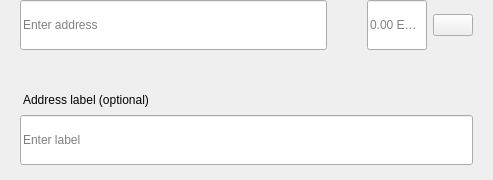
<?xml version="1.0" encoding="UTF-8"?>
<ui version="4.0">
 <class>SendMultiRow</class>
 <widget class="QWidget" name="SendMultiRow">
  <property name="geometry">
   <rect>
    <x>0</x>
    <y>0</y>
    <width>493</width>
    <height>180</height>
   </rect>
  </property>
  <property name="minimumSize">
   <size>
    <width>0</width>
    <height>0</height>
   </size>
  </property>
  <property name="maximumSize">
   <size>
    <width>16777215</width>
    <height>16777215</height>
   </size>
  </property>
  <property name="windowTitle">
   <string>Form</string>
  </property>
  <layout class="QVBoxLayout" name="verticalLayout_3">
   <property name="spacing">
    <number>0</number>
   </property>
   <property name="leftMargin">
    <number>0</number>
   </property>
   <property name="topMargin">
    <number>0</number>
   </property>
   <property name="rightMargin">
    <number>20</number>
   </property>
   <property name="bottomMargin">
    <number>5</number>
   </property>
   <item alignment="Qt::AlignTop">
    <widget class="QWidget" name="widget" native="true">
     <property name="sizePolicy">
      <sizepolicy hsizetype="Expanding" vsizetype="Maximum">
       <horstretch>0</horstretch>
       <verstretch>0</verstretch>
      </sizepolicy>
     </property>
     <property name="minimumSize">
      <size>
       <width>0</width>
       <height>60</height>
      </size>
     </property>
     <property name="maximumSize">
      <size>
       <width>16777215</width>
       <height>85</height>
      </size>
     </property>
     <layout class="QHBoxLayout" name="horizontalLayout" stretch="6,0,2">
      <property name="spacing">
       <number>0</number>
      </property>
      <property name="leftMargin">
       <number>8</number>
      </property>
      <property name="topMargin">
       <number>0</number>
      </property>
      <property name="rightMargin">
       <number>0</number>
      </property>
      <property name="bottomMargin">
       <number>0</number>
      </property>
      <item alignment="Qt::AlignTop">
       <widget class="QStackedWidget" name="stackedAddress">
        <property name="minimumSize">
         <size>
          <width>0</width>
          <height>50</height>
         </size>
        </property>
        <property name="maximumSize">
         <size>
          <width>16777215</width>
          <height>50</height>
         </size>
        </property>
        <widget class="QWidget" name="page_4">
         <property name="sizePolicy">
          <sizepolicy hsizetype="Expanding" vsizetype="Preferred">
           <horstretch>0</horstretch>
           <verstretch>0</verstretch>
          </sizepolicy>
         </property>
         <property name="minimumSize">
          <size>
           <width>0</width>
           <height>50</height>
          </size>
         </property>
         <property name="maximumSize">
          <size>
           <width>16777215</width>
           <height>55</height>
          </size>
         </property>
         <layout class="QVBoxLayout" name="verticalLayout_7">
          <property name="spacing">
           <number>0</number>
          </property>
          <property name="leftMargin">
           <number>12</number>
          </property>
          <property name="topMargin">
           <number>0</number>
          </property>
          <property name="rightMargin">
           <number>0</number>
          </property>
          <property name="bottomMargin">
           <number>0</number>
          </property>
          <item>
           <widget class="QLineEdit" name="lineEditAddress">
            <property name="minimumSize">
             <size>
              <width>0</width>
              <height>50</height>
             </size>
            </property>
            <property name="maximumSize">
             <size>
              <width>16777215</width>
              <height>50</height>
             </size>
            </property>
            <property name="placeholderText">
             <string>Enter address</string>
            </property>
           </widget>
          </item>
         </layout>
        </widget>
        <widget class="QWidget" name="page_3"/>
       </widget>
      </item>
      <item>
       <spacer name="horizontalSpacer_3">
        <property name="orientation">
         <enum>Qt::Horizontal</enum>
        </property>
        <property name="sizeType">
         <enum>QSizePolicy::Fixed</enum>
        </property>
        <property name="sizeHint" stdset="0">
         <size>
          <width>40</width>
          <height>20</height>
         </size>
        </property>
       </spacer>
      </item>
      <item>
       <layout class="QHBoxLayout" name="horizontalLayout_2">
        <property name="spacing">
         <number>6</number>
        </property>
        <item alignment="Qt::AlignTop">
         <widget class="QLineEdit" name="lineEditAmount">
          <property name="sizePolicy">
           <sizepolicy hsizetype="Expanding" vsizetype="Preferred">
            <horstretch>0</horstretch>
            <verstretch>0</verstretch>
           </sizepolicy>
          </property>
          <property name="minimumSize">
           <size>
            <width>0</width>
            <height>50</height>
           </size>
          </property>
          <property name="maximumSize">
           <size>
            <width>16777215</width>
            <height>50</height>
           </size>
          </property>
          <property name="maxLength">
           <number>17</number>
          </property>
          <property name="alignment">
           <set>Qt::AlignLeading|Qt::AlignLeft|Qt::AlignVCenter</set>
          </property>
          <property name="placeholderText">
           <string notr="true">0.00 EUNO</string>
          </property>
         </widget>
        </item>
        <item>
         <layout class="QVBoxLayout" name="verticalLayout">
          <property name="topMargin">
           <number>14</number>
          </property>
          <property name="bottomMargin">
           <number>0</number>
          </property>
          <item alignment="Qt::AlignTop">
           <widget class="QPushButton" name="btnMenu">
            <property name="minimumSize">
             <size>
              <width>0</width>
              <height>0</height>
             </size>
            </property>
            <property name="maximumSize">
             <size>
              <width>16777215</width>
              <height>16777215</height>
             </size>
            </property>
            <property name="focusPolicy">
             <enum>Qt::NoFocus</enum>
            </property>
            <property name="text">
             <string/>
            </property>
           </widget>
          </item>
         </layout>
        </item>
       </layout>
      </item>
     </layout>
    </widget>
   </item>
   <item>
    <widget class="QWidget" name="layoutLabel" native="true">
     <property name="minimumSize">
      <size>
       <width>0</width>
       <height>0</height>
      </size>
     </property>
     <property name="maximumSize">
      <size>
       <width>16777215</width>
       <height>16777215</height>
      </size>
     </property>
     <layout class="QVBoxLayout" name="verticalLayout_9">
      <property name="spacing">
       <number>6</number>
      </property>
      <property name="leftMargin">
       <number>20</number>
      </property>
      <property name="topMargin">
       <number>0</number>
      </property>
      <property name="rightMargin">
       <number>0</number>
      </property>
      <property name="bottomMargin">
       <number>10</number>
      </property>
      <item>
       <spacer name="verticalSpacer">
        <property name="orientation">
         <enum>Qt::Vertical</enum>
        </property>
        <property name="sizeType">
         <enum>QSizePolicy::Fixed</enum>
        </property>
        <property name="sizeHint" stdset="0">
         <size>
          <width>20</width>
          <height>20</height>
         </size>
        </property>
       </spacer>
      </item>
      <item>
       <widget class="QLabel" name="labelSubtitleDescription">
        <property name="styleSheet">
         <string notr="true">margin-bottom:2px;
margin-left:0.05px;
padding:0px;</string>
        </property>
        <property name="text">
         <string>Address label (optional)</string>
        </property>
       </widget>
      </item>
      <item>
       <widget class="QLineEdit" name="lineEditDescription">
        <property name="minimumSize">
         <size>
          <width>0</width>
          <height>50</height>
         </size>
        </property>
        <property name="maximumSize">
         <size>
          <width>16777215</width>
          <height>50</height>
         </size>
        </property>
        <property name="placeholderText">
         <string>Enter label</string>
        </property>
       </widget>
      </item>
     </layout>
    </widget>
   </item>
  </layout>
 </widget>
 <resources/>
 <connections/>
</ui>
